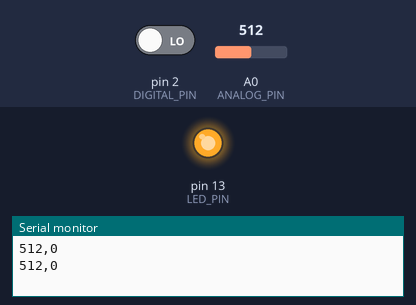
A sketch run on a simulated Arduino Uno, built with avr-gcc and run on an emulated ATmega328P. Shown: output pins drawn as LEDs (lit = HIGH), the last lines printed to the serial monitor. The test bench sets the inputs (shaded band); at power-on: pin 2 (DIGITAL_PIN) LOW, A0 (ANALOG_PIN) = 512.

Above: at 1.8 s.
1.9 s: pin 2 (DIGITAL_PIN) driven HIGH
At 2.9 s:
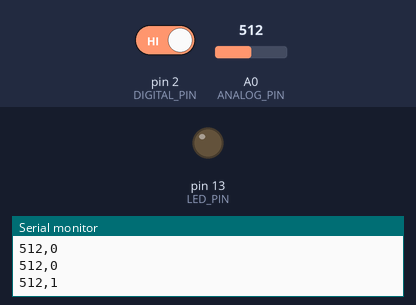
3.5 s: pin 2 (DIGITAL_PIN) driven LOW
At 4.4 s:
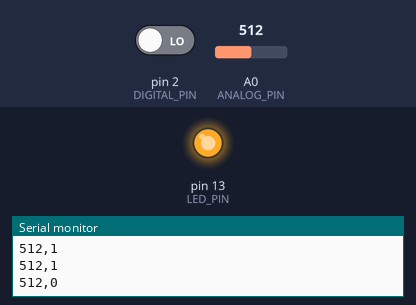
Timing chart, 0 to 6.5 s (numbered marks = the images above; inputs shaded):
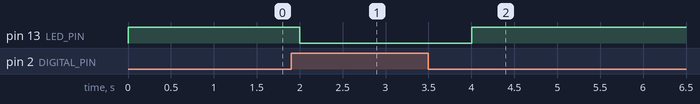

Measured:
- after the input at 1.9 s, pin 13 (LED_PIN): HIGH → LOW after 0.10 s
- after the input at 3.5 s, pin 13 (LED_PIN): LOW → HIGH after 0.50 s

The sketch:

smokewatch.ino
```cpp
const uint8_t ANALOG_PIN = A0;
const uint8_t DIGITAL_PIN = 2;
const uint8_t LED_PIN = 13;

void setup() {
  pinMode(ANALOG_PIN, INPUT);
  pinMode(DIGITAL_PIN, INPUT);
  pinMode(LED_PIN, OUTPUT);
  Serial.begin(9600);
}

void loop() {
  int aoValue = analogRead(ANALOG_PIN);
  int doValue = digitalRead(DIGITAL_PIN);

  digitalWrite(LED_PIN, doValue ? LOW : HIGH);

  Serial.print(aoValue);
  Serial.print(',');
  Serial.println(doValue);

  delay(1000);
}
```
